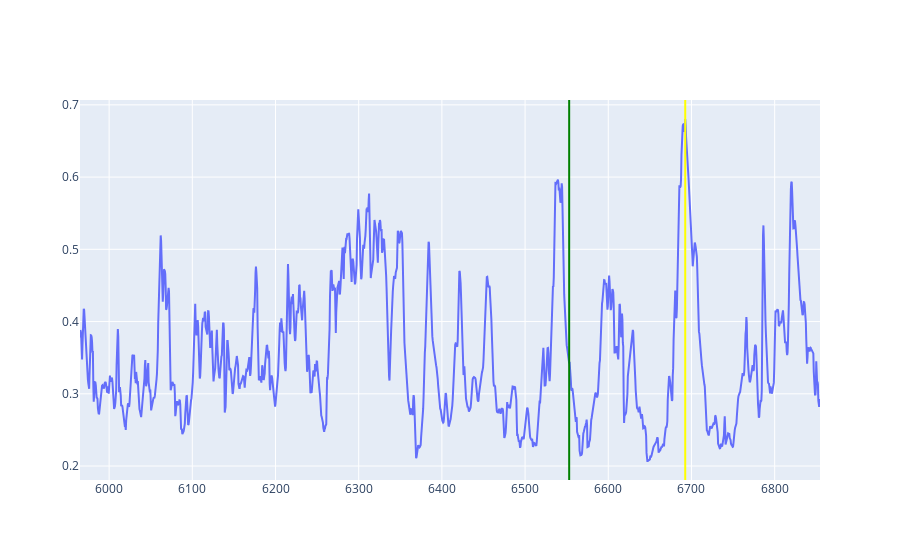

Source (notebook cell):
### Code cell
data = []
data.append(go.Scatter(x=windows_depth,y=np_proba))
fig = go.Figure(data=data)
fig.add_vline(x=true_depth, line_width=2, line_color="green")
fig.add_vline(x=max_score_depth, line_width=2, line_color="yellow")
iplot(fig)

### Figure 1 — Plotly figure (JSON) as saved in the notebook; plotly's stock layout.template omitted (floating-point values rounded to 4 significant figures; data arrays with more than 128 entries replaced by an {"elided": "..."} marker saying what was removed)
{"data": [{"type": "scatter", "x": {"elided": "1780 float values"}, "y": {"elided": "1780 float values"}}], "layout": {"shapes": [{"line": {"color": "green", "width": 2}, "type": "line", "x0": 6553, "x1": 6553, "xref": "x", "y0": 0, "y1": 1, "yref": "y domain"}, {"line": {"color": "yellow", "width": 2}, "type": "line", "x0": 6692.0, "x1": 6692.0, "xref": "x", "y0": 0, "y1": 1, "yref": "y domain"}]}}
